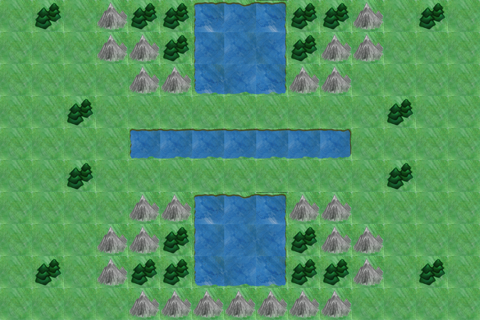

The image is a tile-based game level rendered from a .tmx file. Its description and source (layers, tilesets, objects; grid data summarised) follow:
An orthogonal 15x10 tile map with 32x32 px tiles, 1 tile layer (Background) and 17 objects.

<map version="1.0" orientation="orthogonal" width="15" height="10" tilewidth="32" tileheight="32">
 <tileset firstgid="1" name="TileLayer_background" tilewidth="32" tileheight="32">
  <image source="TileLayer_background.png" width="1024" height="1024" />
  <tile id="0">
   <properties>
    <property name="MovementCost" value="1" />
    <property name="TileType" value="Grass" />
    <property name="defensiveBonus" value="0" />
   </properties>
  </tile>
  <tile id="1">
   <properties>
    <property name="MovementCost" value="2" />
    <property name="TileType" value="Mountain" />
    <property name="defensiveBonus" value="4" />
   </properties>
  </tile>
  <tile id="32">
   <properties>
    <property name="MovementCost" value="4" />
    <property name="TileType" value="River" />
    <property name="defensiveBonus" value="0" />
   </properties>
  </tile>
  <tile id="33">
   <properties>
    <property name="MovementCost" value="1" />
    <property name="TileType" value="Forest" />
    <property name="defensiveBonus" value="2" />
   </properties>
  </tile>
  <tile id="64">
   <properties>
    <property name="MovementCost" value="4" />
    <property name="TileType" value="River" />
    <property name="defensiveBonus" value="0" />
   </properties>
  </tile>
  <tile id="65">
   <properties>
    <property name="MovementCost" value="4" />
    <property name="TileType" value="River" />
    <property name="defensiveBonus" value="0" />
   </properties>
  </tile>
  <tile id="66">
   <properties>
    <property name="MovementCost" value="4" />
    <property name="TileType" value="River" />
    <property name="defensiveBonus" value="0" />
   </properties>
  </tile>
  <tile id="96">
   <properties>
    <property name="MovementCost" value="4" />
    <property name="TileType" value="River" />
    <property name="defensiveBonus" value="0" />
   </properties>
  </tile>
  <tile id="97">
   <properties>
    <property name="MovementCost" value="4" />
    <property name="TileType" value="River" />
    <property name="defensiveBonus" value="0" />
   </properties>
  </tile>
  <tile id="98">
   <properties>
    <property name="MovementCost" value="4" />
    <property name="TileType" value="River" />
    <property name="defensiveBonus" value="0" />
   </properties>
  </tile>
  <tile id="128">
   <properties>
    <property name="MovementCost" value="4" />
    <property name="TileType" value="River" />
    <property name="defensiveBonus" value="0" />
   </properties>
  </tile>
  <tile id="129">
   <properties>
    <property name="MovementCost" value="4" />
    <property name="TileType" value="River" />
    <property name="defensiveBonus" value="0" />
   </properties>
  </tile>
  <tile id="130">
   <properties>
    <property name="MovementCost" value="4" />
    <property name="TileType" value="River" />
    <property name="defensiveBonus" value="0" />
   </properties>
  </tile>
  <tile id="160">
   <properties>
    <property name="MovementCost" value="4" />
    <property name="TileType" value="River" />
    <property name="defensiveBonus" value="0" />
   </properties>
  </tile>
  <tile id="161">
   <properties>
    <property name="MovementCost" value="4" />
    <property name="TileType" value="River" />
    <property name="defensiveBonus" value="0" />
   </properties>
  </tile>
  <tile id="162">
   <properties>
    <property name="MovementCost" value="4" />
    <property name="TileType" value="River" />
    <property name="defensiveBonus" value="0" />
   </properties>
  </tile>
 </tileset>
 <layer name="Background" width="15" height="10">
  <data>[150 cells, 150 non-empty, 15 distinct tile ids]</data>
 </layer>
 <objectgroup name="Units_P1" width="15" height="10">
  <object x="32" y="160" width="32" height="32">
   <properties>
    <property name="Type" value="ArmWagon" />
   </properties>
  </object>
  <object x="32" y="224" width="32" height="32">
   <properties>
    <property name="Type" value="BattleMage" />
   </properties>
  </object>
  <object x="32" y="32" width="32" height="32">
   <properties>
    <property name="Type" value="Scout" />
   </properties>
  </object>
  <object x="32" y="96" width="32" height="32">
   <properties>
    <property name="Type" value="Ranger" />
   </properties>
  </object>
  <object x="96" y="160" width="32" height="32">
   <properties>
    <property name="Type" value="Footman" />
   </properties>
  </object>
  <object x="96" y="96" width="32" height="32">
   <properties>
    <property name="Type" value="Footman" />
   </properties>
  </object>
  <object x="192" y="64" width="32" height="32">
   <properties>
    <property name="Type" value="Boat" />
   </properties>
  </object>
 </objectgroup>
 <objectgroup name="Units_P2" width="15" height="10">
  <object x="352" y="96" width="32" height="32">
   <properties>
    <property name="Type" value="Footman" />
   </properties>
  </object>
  <object x="352" y="160" width="32" height="32">
   <properties>
    <property name="Type" value="Footman" />
   </properties>
  </object>
  <object x="416" y="160" width="32" height="32">
   <properties>
    <property name="Type" value="ArmWagon" />
   </properties>
  </object>
  <object x="416" y="32" width="32" height="32">
   <properties>
    <property name="Type" value="Scout" />
   </properties>
  </object>
  <object x="416" y="96" width="32" height="32">
   <properties>
    <property name="Type" value="Ranger" />
   </properties>
  </object>
  <object x="416" y="224" width="32" height="32">
   <properties>
    <property name="Type" value="BattleMage" />
   </properties>
  </object>
 </objectgroup>
 <objectgroup name="Buildings_P1" width="15" height="10">
  <object x="0" y="96" width="32" height="64">
   <properties>
    <property name="Type" value="Castle" />
   </properties>
  </object>
  <object x="64" y="288" width="32" height="32">
   <properties>
    <property name="Type" value="Barracks" />
   </properties>
  </object>
 </objectgroup>
 <objectgroup name="Buildings_P2" width="15" height="10">
  <object x="448" y="96" width="32" height="64">
   <properties>
    <property name="Type" value="Castle" />
   </properties>
  </object>
  <object x="384" y="288" width="32" height="32" />
 </objectgroup>
</map>
